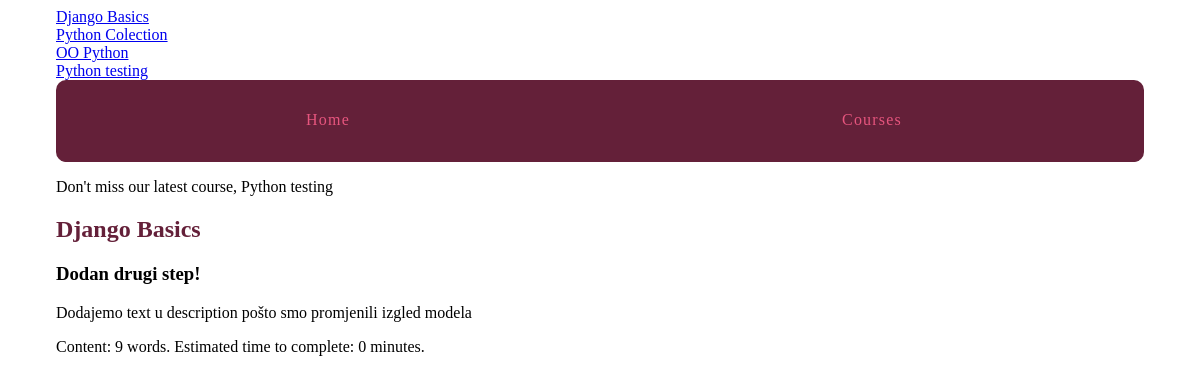
/courses/1/t2, run on the app's committed database.
### courses/models.py (models this page shows, shortened)
class Course(models.Model):
    created_at = models.DateTimeField(auto_now_add=True)
    title = models.CharField(max_length=255)
    description = models.TextField()
    def __str__(self):
        return self.title

class Step(models.Model):
    title = models.CharField(max_length=255)
    description = models.TextField()
    order = models.IntegerField(default=0)
    course = models.ForeignKey(Course,  on_delete=models.CASCADE,)
    class Meta:
        abstract = True
        ordering = ['order',]

class Text(Step):
    content = models.TextField(blank=True, default='')

### courses/views.py (the view)
# urls.py: url(r'(?P<course_pk>\d+)/t(?P<step_pk>\d+)$', views.text_detail, name='Text'),
def text_detail(request, course_pk, step_pk):
    step = get_object_or_404(models.Text, course_id=course_pk, pk=step_pk)
    return render(request, 'courses/step_detail.html', {'step': step})

### courses/templatetags/course_extras.py (called while the page is built)
@register.simple_tag
def newest_course():
    return Course.objects.latest('created_at')

@register.inclusion_tag('courses/course_nav.html')
def nav_courses_list():
    courses = Course.objects.all()
    return {'courses': courses}

@register.filter('time_estimate')
def time_estimate(word_count):
    minutes = round(word_count/20)
    return minutes

### courses/templates/courses/step_detail.html (shortened to what this page needs)
{% extends "layout.html"  %}
{%  load course_extras %}
{% block content %}
    <article>
        <h2><a href="{% url 'courses:Detail' pk=step.course.pk %}">{{ step.course.title }}</a></h2>
        <h3>{{ step.title }}</h3>
        {% with con=step.content %}
            {{ con|linebreaks }} Content: {{ con|wordcount }} words. Estimated time to complete:
            {{con|wordcount|time_estimate }} minute{{ con|wordcount|time_estimate|pluralize }}.
        {% endwith %}
    </article>
{% endblock %}

### templates/layout.html (shortened to what this page needs)
{% load static %}
{% load course_extras %}
<!doctype html>
<html>
    <head>
        <link rel="stylesheet" href="{% static 'css/layout.css' %}">
    </head>
    <body>
        <div class="site-container">
            <div>{% nav_courses_list %}</div>
            <nav>
                <a href="{% url 'Home' %}">Home</a>
                <a href="{% url 'courses:Courses' %}">Courses</a>
            </nav>
            <p>Don't miss our latest course, {% newest_course %}</p>
            {% block content %}{% endblock %}
        </div>
    </body>
</html>

### courses/templates/courses/course_nav.html
{% for course in courses %}
    <div><a href="{% url 'courses:Detail' pk=course.pk %}">{{ course.title }}</a></div>
{% endfor %}

### assets/css/layout.css (style rules this page uses)
html { box-sizing: border-box; }
*, *::after, *::before { box-sizing: inherit; }
.site-container { max-width: 68em; margin-left: auto; margin-right: auto; }
.site-container::after { clear: both; content: ""; display: table; }
.site-container nav { width: 100%; display: table; width: 100%; table-layout: fixed; border-bottom-left-radius: 10px; border-bottom-right-radius: 10px; border-top-left-radius: 10px; border-top-right-radius: 10px; border-bottom-left-radius: 10px; border-top-left-radius: 10px; border-bottom-right-radius: 10px; border-top-right-radius: 10px; background-color: #642039; margin-bottom: 1em; overflow: hidden; }
.site-container nav a { display: table-cell; width: 8.33333%; padding: 10px; border-bottom: 2px solid #642039; color: #e6557e; letter-spacing: 0.075em; line-height: 60px; text-align: center; text-decoration: none; }
article h2 a, article h3 a { color: #642039; text-decoration: none; }

### data on the page
Course: title "Django Basics"
Course: title "Python Colection"
Course: title "OO Python"
Course: title "Python testing"
Text: course "Django Basics", title "Dodan drugi step!", content "Dodajemo text u description pošto smo promjenili izgled modela", content "9", content "0"
